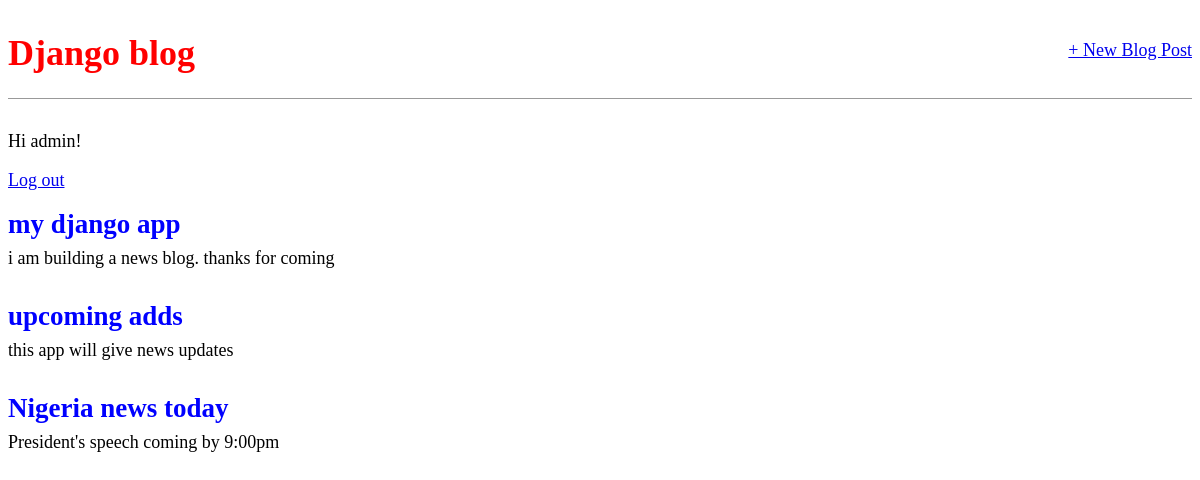
The app's page / (signed in) with its own data.
### blogApp/models.py (models this page shows, shortened)
class Post(models.Model):
    title = models.CharField(max_length=200)
    author=models.ForeignKey('auth.User', on_delete=models.CASCADE)
    body=models.TextField()

### blogApp/views.py (the view)
# urls.py: path('', BlogListView.as_view(), name='home')
class BlogListView(ListView):
    model=Post
    template_name='home.html'

### templates/home.html
{% extends 'base.html' %}
{% block content %}
    {% for post in object_list %}
    <div class="post-entry">
        <h2><a href="{% url "post_detail" post.pk %}">{{post.title}}</a></h2>
        <p>{{post.body}}</p>
    </div>
    {% endfor %}
{% endblock %}

### templates/base.html (shortened to what this page needs)
{% load static %}
<!DOCTYPE html>
<html>
<head>
    <link href="{% static 'css/base.css' %}" rel="stylesheet">
</head>
<body>
    <div>
        <header>
            <div class="nav-left">
                <h1><a href= "{%url 'home' %}">Django blog</a></h1>
            </div>
            <div class="nav-right">
                <a href="{% url 'post_new' %}">+ New Blog Post</a>
            </div>
        </header>
        {% if user.is_authenticated %}
            <p>Hi {{ user.username }}!</p>
            <p><a href="{% url 'logout' %}">Log out</a></p>
        {% else %}
            <p>You are not logged in.</p>
            <a href="{% url 'login' %}">Log In</a>
        {% endif %}
    {% block content %}
    {% endblock %}
    </div>
</body>
</html>

### static/css/base.css (style rules this page uses)
body { font-family: Source 'Sans Pro', sans-serif; font-size: 18px; }
header { border-bottom: 1px solid #999; margin-bottom: 2rem; display: flex; }
header h1 a { color:red; text-decoration: none; }
.nav-left { margin-right: auto; }
.nav-right { display: flex; padding-top: 2rem; }
.post-entry { margin-bottom: 2rem; }
.post-entry h2 { margin: 0.5rem 0; }
.post-entry h2 a, .post-entry h2 a:visited { color:blue; text-decoration: none; }
.post-entry p { margin: 0; font-weight: 400; }

### records on screen
Post: title "my django app", body "i am building a news blog. thanks for coming"
Post: title "upcoming adds", body "this app will give news updates"
Post: title "Nigeria news today", body "President's speech coming by 9:00pm"

### other values on screen
{{ user.username }} "admin"
